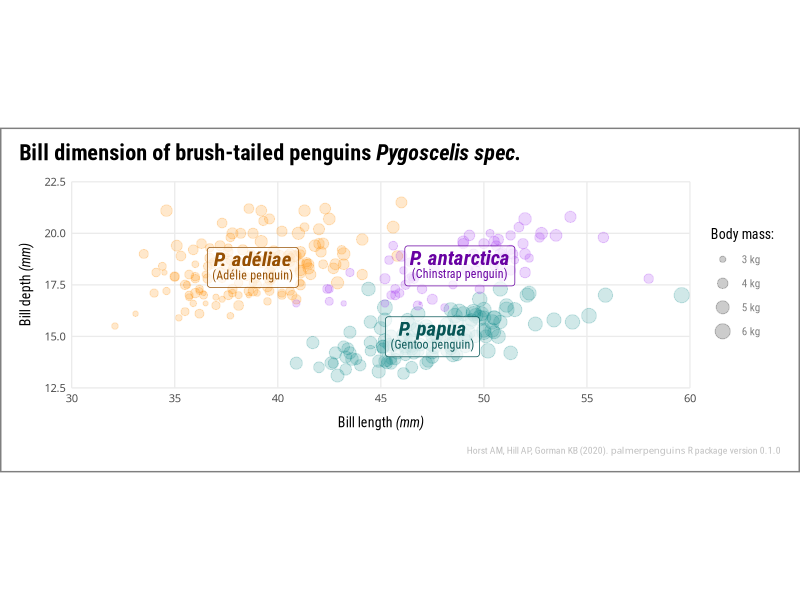
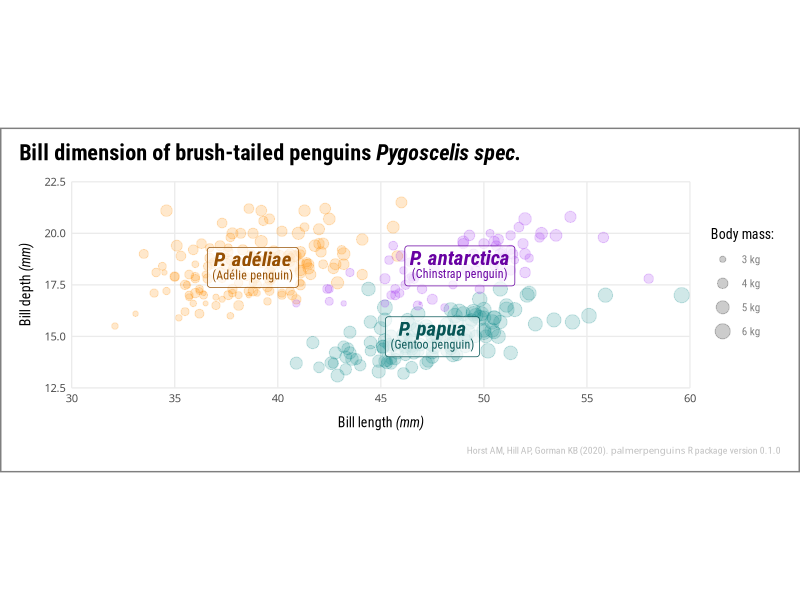

The R script that drew these images, in order: (Note: this script raises an error after producing the figures.)
## ---- chunk 1
#| label: preparation
library(tidyverse)
library(ggtext)
library(here)

# install.packages("palmerpenguins")
library(palmerpenguins)

## inspect data
penguins

glimpse(penguins)
unique(penguins$species)
## ---- chunk 2
penguins_labs <- penguins %>%
  group_by(species) %>%
  summarize(across(starts_with("bill"), ~ mean(.x, na.rm = TRUE))) %>%
  mutate(species_lab = case_when(species == "Adelie" ~ "<b style='font-size:15pt;'>*P. adéliae*</b><br>(Adélie penguin)",
                                 species == "Chinstrap" ~ "<b style='font-size:15pt;'>*P. antarctica*</b><br>(Chinstrap penguin)",
      species == "Gentoo" ~ "<b style='font-size:15pt;'>*P. papua*</b><br>(Gentoo penguin)"))
## ---- chunk 3
#| label: plot
ggplot(penguins, aes(x = bill_length_mm, y = bill_depth_mm,
                     color = species, size = body_mass_g)) +
 geom_point(alpha = 0.2,) +
  theme_minimal(base_size = 10,
                base_family = "Roboto Condensed") +
  theme(plot.title.position = "plot",
    plot.caption.position = "plot",
    panel.grid.minor = element_blank(),
    plot.caption = element_markdown(color = "grey",
                                    size = 7,
                                    margin = margin(12, 0, 12, 0)),
    axis.text = element_text(family = "Tabular"),
    legend.text = element_text(color = "grey50"),
    plot.margin = margin(0, 14, 0, 14),
    plot.background = element_rect(fill = NA, color = "grey50", size = 1),
    plot.title = element_markdown(face = "bold",
                                  size = 16,
                                  margin = margin(12, 0, 12, 0)),
    axis.title.x = element_markdown(margin = margin(t = 8)),
    axis.title.y = element_markdown(margin = margin(r = 8))) +
  labs(title = "Bill dimension of brush-tailed penguins *Pygoscelis spec.*",
       x = "Bill length *(mm)*",
       y = "Bill depth *(mm)*",
       caption = "Horst AM, Hill AP, Gorman KB (2020). <span style='font-family:tabular;'>palmerpenguins</span> R package version 0.1.0") +
  scale_color_manual(guide = "none",
                     values = c("#FF8C00", "#A034F0", "#159090")) +
  scale_size(name = "Body mass:",
             breaks = 3:6 * 1000,
             labels = function(x) paste(x / 1000, "kg"),
             range = c(.5, 5)) +
  coord_fixed(expand = FALSE,
              clip = "off") +
  scale_x_continuous(limits = c(30, 60),
                     breaks = 6:12 * 5) +
  scale_y_continuous(limits = c(12.5, 22.5),
                     breaks = seq(12.5, 22.5,
                                  by = 2.5)) +
  geom_richtext(data = penguins_labs,
                aes(label = species_lab,
                    color = species,
                    color = after_scale(colorspace::darken(color, .4))),
                size = 3,
                family = "Roboto Condensed",
                fill = "#ffffffab",
                lineheight = 0.8,
                show.legend = FALSE)

ggsave(here("exercises", "plots", "02_concepts_pt5_ex1.png"),
       width = 9, height = 5, bg = "white")
## ---- chunk 4
#| label: i-am-done-what-now
#| echo: false
knitr::include_graphics("img/exercise-what-now-sd.png")
